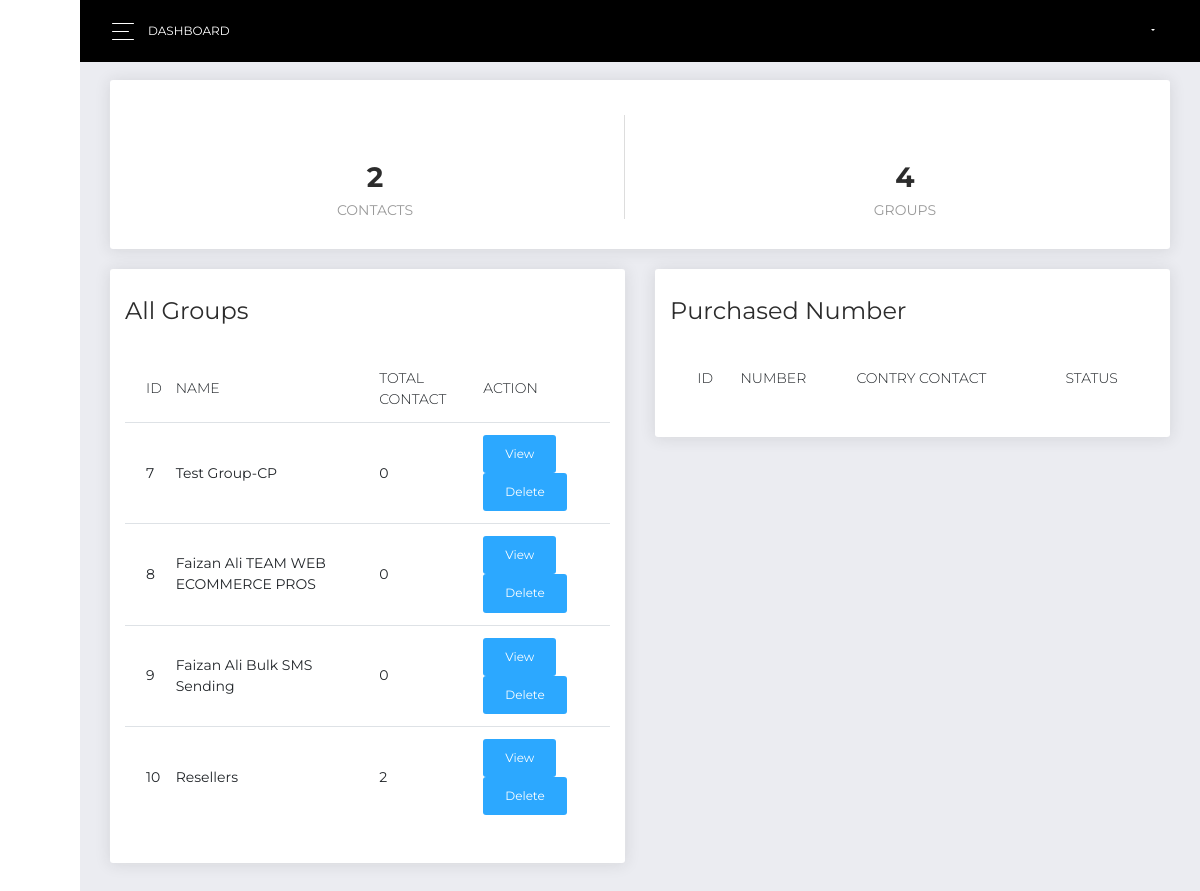
The app's page /dashboard.php (signed in) with its own data.
### tables this page shows
CREATE TABLE `add_group` (
  `add_group_id` int(11) NOT NULL,
  `add_group_name` varchar(255) NOT NULL,
  `add_group_status` int(4) NOT NULL,
  `createdon` timestamp NOT NULL DEFAULT current_timestamp()
);

### dashboard.php (the view, shortened to what this page needs)
<?php
  include 'inc/head.php';
  include 'connection.php';
  $query_get_group_count= "SELECT * FROM add_group";
  $result_get_group_count = mysqli_query($connect,$query_get_group_count);
  $group_count = mysqli_num_rows($result_get_group_count);
  $query_get_numbers_count= "SELECT * FROM numbers";
  $result_get_numbers_count = mysqli_query($connect,$query_get_numbers_count);
  $numbers_count = mysqli_num_rows($result_get_numbers_count);
?>
  <body class=" sidebar-mini ">
    <div class="wrapper ">
      <div class="main-panel" id="main-panel">
        <?php
          include 'inc/nav.php';
        ?>
        <div class="content">
          <div class="row">
            <div class="col-md-12">
              <div class="card card-stats">
                <div class="card-body">
                  <div class="row">
                    <div class="col-md-6">
                      <div class="statistics">
                        <div class="info">
                          <div class="icon icon-info">
                            <i class="now-ui-icons users_single-02"></i>
                          </div>
                          <h3 class="info-title"><?=$numbers_count?></h3>
                          <h6 class="stats-title">Contacts</h6>
                        </div>
                      </div>
                    </div>
                    <div class="col-md-6">
                      <div class="statistics">
                        <div class="info">
                          <div class="icon icon-danger">
                            <i class="now-ui-icons objects_support-17"></i>
                          </div>
                          <h3 class="info-title"><?=$group_count?></h3>
                          <h6 class="stats-title">Groups</h6>
                        </div>
                      </div>
                    </div>
                  </div>
                </div>
              </div>
            </div>
          </div>
          <div class="row">
            <div class="col-md-6">
              <div class="card">
                <div class="card-header">
                  <h4 class="card-title"> All Groups</h4>
                </div>
                <div class="card-body">
                  <div class="table-responsive">
                    <table class="table table-shopping">
                      <thead class="">
                        <th  class="text-center" >
                        </th>
                        <th >
                          ID
                        </th>
                        <th >
                          Name
                        </th>
                        <th >
                          Total Contact
                        </th>
                        <th >
                          Action
                        </th>
                      </thead>
                      <tbody>
                        <?php
                          while($row=mysqli_fetch_assoc($result_get_group_count)) {
                            $query_do = "SELECT * FROM numbers where numbers_group_id = {$row['add_group_id']}";
                            $result_do = mysqli_query($connect, $query_do);
                            $result_do = mysqli_num_rows($result_do);
                        ?>
                          <tr>
                            <td>
                            </td>
                            <td>
                              <?= $row['add_group_id']; ?>
                            </td>
                            <td>
                              <?= $row['add_group_name']; ?>
                            </td>
                            <td>
                              <?=$result_do?>
                            </td>
                            <td>
                              <a href="view_contacts.php?group=<?= $row['add_group_id']; ?>" class="btn btn-info"> View</a>
                              <a href="delete_group.php?group=<?= $row['add_group_id']; ?>" class="btn btn-info"> Delete</a>
                            </td>
                        </tr>
                        <?php
                         }
                        ?>
                      </tbody>
                    </table>
                  </div>
                </div>
              </div>
            </div>
            <div class="col-md-6">
              <div class="card">
                <div class="card-header">
                  <h4 class="card-title"> Purchased Number</h4>
                </div>
                <div class="card-body">
                  <div class="table-responsive">
                    <table class="table table-shopping">
                      <thead class="">
                        <th  class="text-center" ></th>
                        <th >ID</th>
                        <th >Number</th>
                        <th >Contry Contact</th>
                        <th >Status</th>
                      </thead>
                    </table>
                  </div>
                </div>
              </div>
            </div>
          </div>
        </div>
      </div>
    </div>
    <?php
      include 'inc/footer.php';
    ?>

### records on screen
add_group: add_group_id "7", add_group_name "Test Group-CP", result_do "0"
add_group: add_group_id "8", add_group_name "Faizan Ali TEAM WEB ECOMMERCE PROS", result_do "0"
add_group: add_group_id "9", add_group_name "Faizan Ali Bulk SMS Sending", result_do "0"
add_group: add_group_id "10", add_group_name "Resellers", result_do "2"

### other values on screen
$page_name "DASHBOARD"
$numbers_count "2"
$group_count "4"
